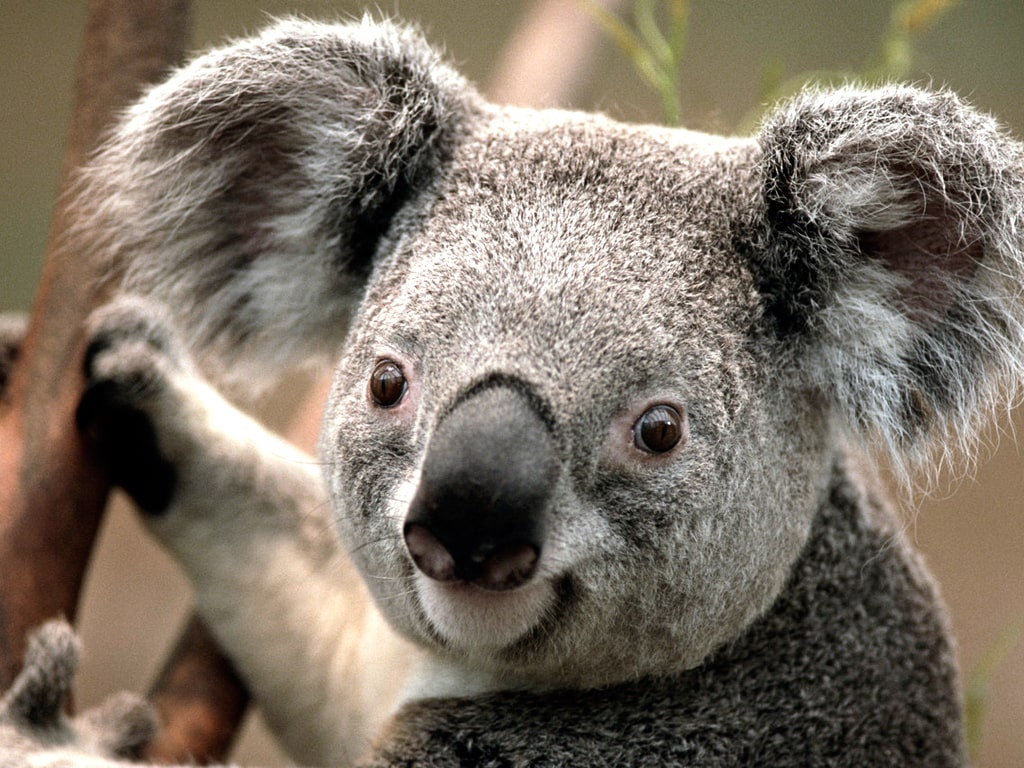
#> input picture Koala-min.jpg, 1024 x 768 px
$ python filters.py
#> lines starting #> are read from the running program, lines starting #| are printed output that depends on the picture
### convolution.py
import numpy as np
import cv2
import os
from PIL import Image
# import matplotlib.pyplot as plt

img_filename = os.path.join(os.getcwd(), 'Koala-min.jpg')

def processImage(image):
#> called with image = 'Koala-min.jpg'
  image = cv2.imread(image)
#> image is the input picture: shape (768, 1024, 3); mean B, G, R 102, 114.7, 125.4
  image = cv2.cvtColor(src=image, code=cv2.COLOR_BGR2GRAY)
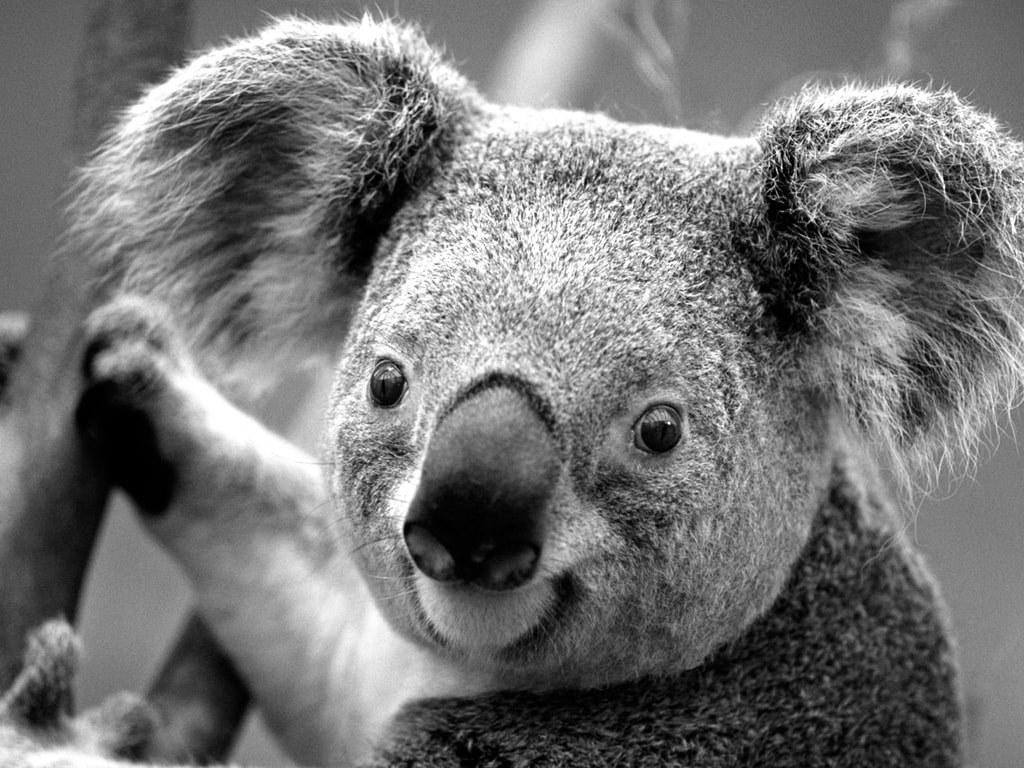
#> image: shape (768, 1024); min 0, max 255, mean 116.5
  return image

def convolve2D(image, kernel, padding=0, strides=1):
    # Cross Correlation
#> called with kernel = array of shape (5, 5), padding = 0, strides = 1
    kernel = np.flipud(np.fliplr(kernel))

    # Gather Shapes of Kernel + Image + Padding
    xKernShape = kernel.shape[0]
    yKernShape = kernel.shape[1]
    xImgShape = image.shape[0]
#> xImgShape = 768
    yImgShape = image.shape[1]
#> yImgShape = 1024

    # Shape of Output Convolution
    xOutput = int(((xImgShape - xKernShape + 2 * padding) / strides) + 1)
#> xOutput = 764
    yOutput = int(((yImgShape - yKernShape + 2 * padding) / strides) + 1)
#> yOutput = 1020
    output = np.zeros((xOutput, yOutput))

    # Apply Equal Padding to All Sides
    if padding != 0:
        imagePadded = np.zeros((image.shape[0] + padding*2, image.shape[1] + padding*2))
        imagePadded[int(padding):int(-1 * padding), int(padding):int(-1 * padding)] = image
        print(imagePadded)
    else:
        imagePadded = image

    # Iterate through image
    for y in range(image.shape[1]):
        # Exit Convolution
        if y > image.shape[1] - yKernShape:
            break
        # Only Convolve if y has gone down by the specified Strides
        if y % strides == 0:
            for x in range(image.shape[0]):
                # Go to next row once kernel is out of bounds
                if x > image.shape[0] - xKernShape:
                    break
                try:
                    # Only Convolve if x has moved by the specified Strides
                    if x % strides == 0:
                        output[x, y] = (kernel * imagePadded[x: x + xKernShape, y: y + yKernShape]).sum()
                except:
                    break
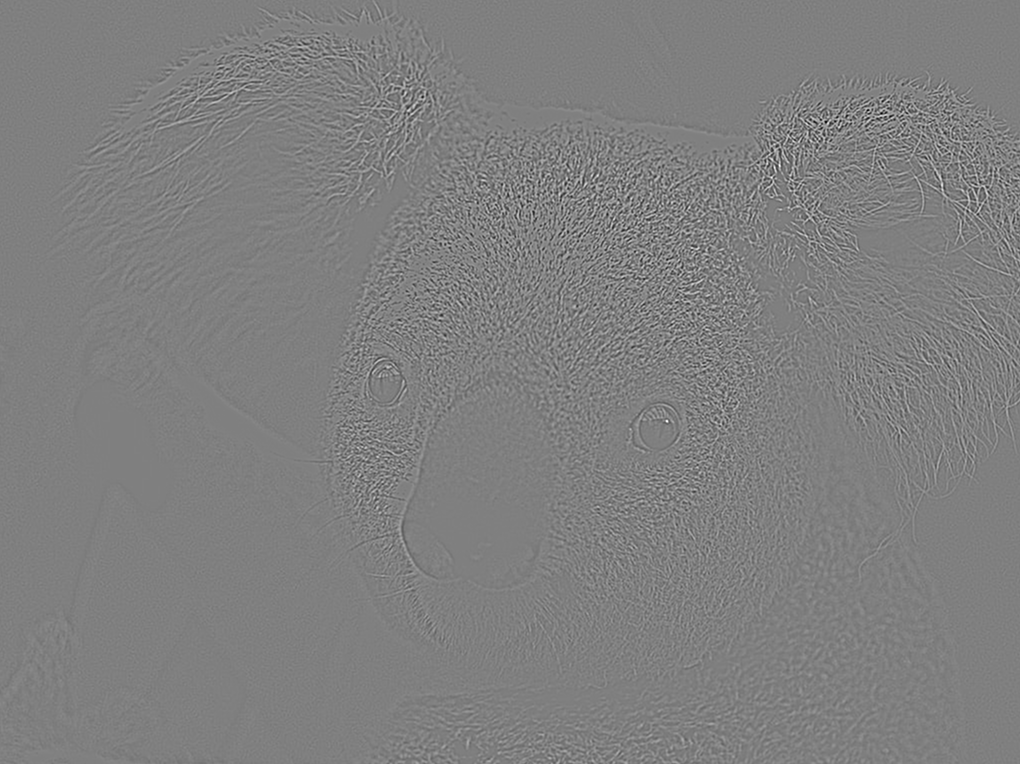
#> output: shape (764, 1020) float64; min -2281, max 2271, mean 0; drawn with min black and max white

    return output


# [15 lines that do not run on import are left out]

### filters.py
import numpy as np
import cv2
import os
from scipy import signal

gauss = np.array([[1,2,1],[2,4,2],[1,2,1]])
laplacian = np.array([[0,-1,0],[-1,4,-1],[0,-1,0]])

lapofg = signal.convolve2d(laplacian, gauss)
print(lapofg)

img_filename = os.path.join(os.getcwd(), 'Koala-min.jpg')
from convolution import convolve2D, processImage

new_img = processImage(img_filename)
output = convolve2D(image=new_img, kernel=lapofg)
cv2.imwrite('log.jpg', output)
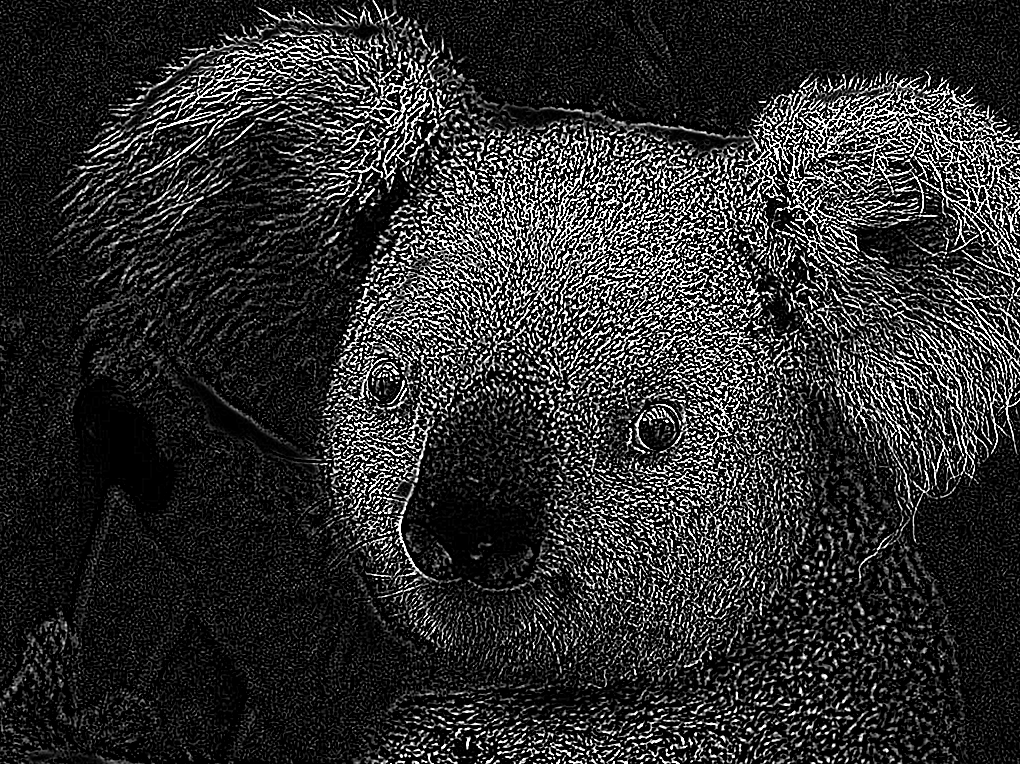
#> saved as log.jpg: shape (764, 1020); min 0, max 255, mean 46

'''
We already know that a digital image is obtained by sampling and quantizing
the continuous signal.
Thus if we were to interpolate a pixel value, more chances are that it resembles
that of the neighborhood pixels and less on the distant pixels.
'''
